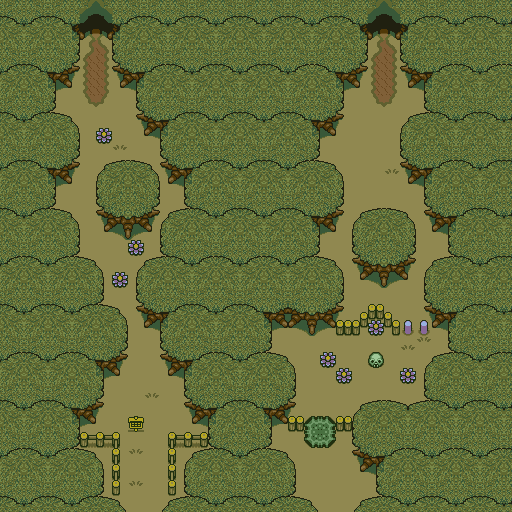

This is a level from a 2D game, rendered from its Tiled map with the project's own tilesets. A one-line summary and the complete map file follow:
An orthogonal 32x32 tile map with 16x16 px tiles, 1 tile layer (Tile Layer 1).

<map version="1.5" tiledversion="2021.03.23" orientation="orthogonal" renderorder="right-down" width="32" height="32" tilewidth="16" tileheight="16" infinite="0" nextlayerid="2" nextobjectid="1">
 <tileset firstgid="1" source="SZED16.tsx" />
 <layer id="1" name="Tile Layer 1" width="32" height="32">
  <data encoding="csv">
2,3,1,2,3,812,813,3,1,2,3,1,2,3,1,2,3,1,2,3,1,2,3,812,813,3,1,2,3,1,2,3,
12,13,11,12,814,815,816,817,11,12,13,11,12,13,11,12,13,11,12,13,11,12,814,815,816,817,11,12,13,11,12,13,
22,23,21,22,24,818,819,84,21,22,23,21,22,23,21,22,23,21,22,23,21,22,24,818,819,84,21,22,23,21,22,23,
30,31,29,30,119,526,378,138,29,30,31,29,30,31,29,30,31,29,30,31,29,30,119,526,378,138,29,30,31,29,30,31,
8,9,10,217,218,170,378,242,216,8,120,10,8,9,10,8,9,10,8,39,10,217,218,170,378,242,216,8,120,10,8,39,
18,19,20,149,150,170,378,155,223,18,19,20,18,19,20,18,19,20,18,19,20,149,150,170,378,155,223,18,19,20,18,19,
2,3,1,125,53,174,173,53,191,2,3,1,2,3,1,2,3,1,2,3,1,125,53,174,173,53,191,2,3,1,2,3,
12,13,11,127,128,53,53,53,232,132,69,11,12,13,11,12,13,11,12,14,131,233,53,53,53,175,176,12,13,11,12,13,
22,23,21,22,169,53,55,53,53,136,84,21,22,23,21,22,23,21,22,24,135,53,53,53,53,177,21,22,23,21,22,23,
30,31,29,30,119,53,53,114,53,53,138,29,30,31,29,30,31,29,30,119,53,53,53,53,53,138,29,30,31,29,30,31,
8,9,10,217,218,53,175,176,127,128,242,216,8,120,10,8,9,10,8,39,121,122,53,53,54,242,216,8,120,10,8,9,
18,19,20,149,150,53,177,21,22,169,155,223,18,19,20,18,19,20,18,19,20,124,53,53,53,155,223,18,19,20,18,19,
2,3,1,125,53,53,138,29,30,119,53,191,2,3,1,2,3,1,2,3,1,125,53,53,53,53,191,2,3,1,2,3,
12,13,11,127,128,53,242,79,80,218,175,176,12,13,11,12,13,11,12,14,131,233,175,176,127,128,232,132,69,11,12,13,
22,23,21,22,169,53,155,156,157,150,177,21,22,23,21,22,23,21,22,24,135,53,177,21,22,169,53,136,84,21,22,23,
30,31,29,30,119,53,53,53,55,53,138,29,30,31,29,30,31,29,30,119,53,53,138,29,30,119,53,53,138,29,30,31,
8,120,10,8,39,121,122,53,182,183,120,10,8,120,10,8,120,10,8,91,121,122,242,79,80,218,182,183,120,10,8,9,
18,19,20,18,19,20,124,55,186,18,19,20,18,19,20,18,19,20,18,19,20,124,155,156,157,150,186,18,19,20,18,19,
2,3,1,2,3,1,125,53,191,2,3,1,2,3,1,2,3,1,2,3,1,125,53,53,53,53,191,2,3,1,2,3,
12,13,11,12,13,11,127,128,232,132,69,11,12,13,11,12,14,131,132,38,131,233,820,821,822,53,232,132,69,11,12,13,
22,23,21,22,23,21,22,169,53,136,84,21,22,23,21,22,24,135,136,137,135,821,823,55,824,540,540,136,84,21,22,23,
30,31,29,30,31,29,30,119,53,53,138,29,30,31,29,30,119,53,53,53,53,53,53,53,53,54,114,53,138,29,30,31,
8,120,10,8,120,10,217,218,53,53,242,216,8,120,10,8,39,121,122,53,55,53,53,528,53,53,182,183,120,10,8,120,
18,19,20,18,19,20,149,150,53,53,155,223,18,19,20,18,19,20,124,53,53,55,53,53,53,55,186,18,19,20,18,19,
2,3,1,2,3,1,125,53,53,54,53,191,2,3,1,2,3,1,125,53,53,53,53,53,53,53,191,2,3,1,2,3,
12,13,11,12,14,131,233,53,53,53,53,232,132,69,11,12,14,131,233,53,53,53,175,176,127,178,176,12,13,11,12,13,
22,23,21,22,24,135,53,53,258,53,53,53,136,84,21,22,24,135,821,572,573,821,177,21,22,23,21,22,23,21,22,23,
30,31,29,30,119,825,825,243,53,53,670,268,268,138,29,30,119,53,53,574,575,53,138,29,30,31,29,30,31,29,30,31,
8,120,10,8,39,121,122,243,114,53,670,182,183,120,10,8,39,121,122,53,53,53,242,216,8,120,10,8,120,10,8,120,
18,19,20,18,19,20,124,243,53,53,670,186,18,19,20,18,19,20,124,53,53,53,155,223,18,19,20,18,19,20,18,19,
2,3,1,2,3,1,125,265,114,53,267,191,2,3,1,2,3,1,125,53,53,53,53,191,2,3,1,2,3,1,2,3,
12,13,11,12,13,11,127,128,53,53,175,176,12,13,11,12,13,11,127,128,53,53,175,176,12,13,11,12,13,11,12,13
</data>
 </layer>
</map>
